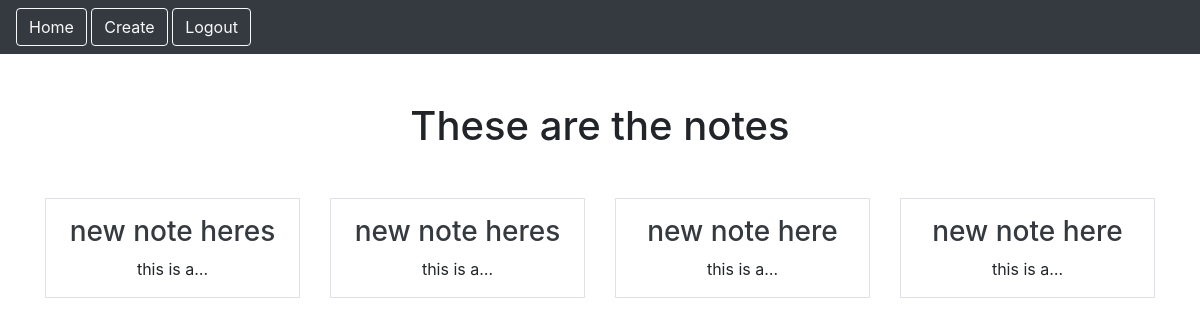
The app's page /smart/notes (signed in), older data.
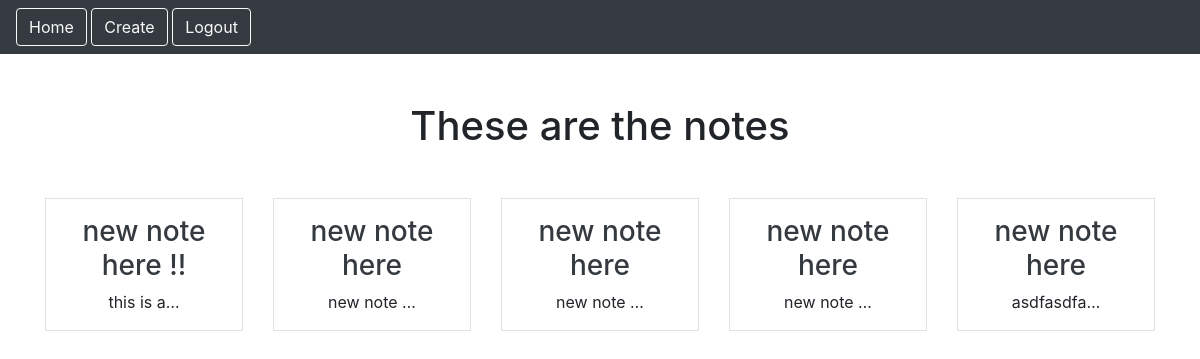
The same page, newer data.
### notes/models.py (models this page shows)
class Notes(models.Model):
    title = models.CharField(max_length=200)
    text = models.TextField()
    created = models.DateTimeField(auto_now_add=True)
    user = models.ForeignKey(User, on_delete=models.CASCADE, related_name="no")

### notes/views.py (the view)
# urls.py: path('notes', views.NotesListView.as_view(), name="notes.list"),
class NotesListView(LoginRequiredMixin, ListView):
    model = Notes
    context_object_name = "notes"
    template_name = "notes/notes_list.html"
    login_url = "/admin"

### notes/templates/notes/notes_list.html
{% extends "base.html" %}
{% block content %}
<h1 class="my-5">These are the notes</h1>
<div class="row row-cols3 g-2">
    {% for note in notes %}
    <div class="col">
        <div class="p-3 border">
            <a href="{% url 'notes.detail' pk=note.id %}" class="text-dark text-decoration-non"><h3>{{note.title}}</h3></a>
            {{note.text|truncatechars:10}}
        </div>
    </div>
    {% endfor %}
</div>
{% endblock %}

### static/templates/base.html (shortened to what this page needs)
{% load static %}
<!DOCTYPE html>
<html lang="en">
<head>
    <link rel="stylesheet" href="https://cdn.jsdelivr.net/npm/bootstrap@4.3.1/dist/css/bootstrap.min.css"
>
</head>
<body>
    <nav class="navbar navbar-dar bg-dark">
        <div class="ms-auto">
            {% if user.is_authenticated %}
            <a href="{% url 'notes.list' %}" class="btn btn-outline-light me-1">Home</a>
            <a href="{% url 'notes.new' %}" class="btn btn-outline-light me-1">Create</a>
            <a href="{% url 'logout' %}" class="btn btn-outline-light me-1">Logout</a>
            {% else %}
            <a href="{% url 'login' %}" class="btn btn-outline-light me-1">Login</a>
            <a href="{% url 'signup' %}" class="btn btn-outline-light me-1">Signup</a>
            {% endif%}
        </div>
    </nav>
    <div class="my-5 text-center container">
        {% block content %}
        {% endblock %}
    </div>
</body>
</html>

Row changes from the older to the newer data that the page shows:
removed Notes: title "new note heres", text "this is a…"
removed Notes: title "new note heres", text "this is a…"
removed Notes: title "new note here", text "this is a…"
removed Notes: title "new note here", text "this is a…"
added Notes: title "new note here !!", text "this is a…"
added Notes: title "new note here", text "new note …"
added Notes: title "new note here", text "new note …"
added Notes: title "new note here", text "new note …"
added Notes: title "new note here", text "asdfasdfa…"
